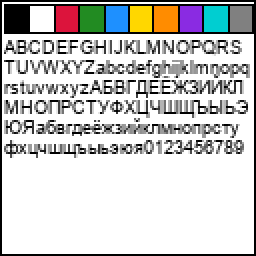
#> input picture IMAGE EXAMPLES/example_128x128.png, 128 x 128 px (shown 2 times larger)
$ python lib.py '../IMAGE EXAMPLES/example_128x128.png'
#> lines starting #> are read from the running program, lines starting #| are printed output that depends on the picture
#!/usr/bin/env python3
# mindustry_img2mlog LIB
# by Candy & ChatGPT (lol)
# pip install pillow
#
# Пример:
#   python mindustry_img2mlog.py input.png --preset small-inner --upscale 2 --resample lanczos --colors 48 --out out --display display1
#   python mindustry_img2mlog.py input.png --preset large      --upscale 4 --resample bicubic --colors 64 --out out --display display1
#   + с wait:
#   python mindustry_img2mlog.py input.png --wait 0.1 --wait-every 10

from __future__ import annotations

import argparse
import os
from dataclasses import dataclass
from typing import Dict, List, Optional, Tuple
import io
from PIL import Image

RGBA = Tuple[int, int, int, int]

@dataclass(frozen=True)
class Rect:
    x: int
    y: int
    w: int
    h: int
    color: RGBA


PRESETS = {
    "small-inner": (80, 80, 4),
    "small-full": (88, 88, 0),
    "large": (176, 176, 0),
}

RESAMPLE_MAP = {
    "nearest": Image.Resampling.NEAREST,
    "bilinear": Image.Resampling.BILINEAR,
    "bicubic": Image.Resampling.BICUBIC,
    "lanczos": Image.Resampling.LANCZOS,
}


def parse_rgb(s: str) -> Tuple[int, int, int]:
    parts = s.split(",")
    if len(parts) != 3:
        raise argparse.ArgumentTypeError("RGB должен быть в формате r,g,b")
    r, g, b = (int(p.strip()) for p in parts)
    for v in (r, g, b):
        if not (0 <= v <= 255):
            raise argparse.ArgumentTypeError("RGB значения должны быть 0..255")
    return r, g, b


def blend_over_bg(rgba: RGBA, bg: Tuple[int, int, int]) -> RGBA:
    r, g, b, a = rgba
    if a >= 255:
        return (r, g, b, 255)
    if a <= 0:
        return (bg[0], bg[1], bg[2], 255)
    af = a / 255.0
    nr = int(round(r * af + bg[0] * (1 - af)))
    ng = int(round(g * af + bg[1] * (1 - af)))
    nb = int(round(b * af + bg[2] * (1 - af)))
    return (nr, ng, nb, 255)

def load_and_prepare(
    path: str,
    blocks_w: int,
    blocks_h: int,
    resample: Image.Resampling,
    colors: Optional[int],
    bg: Tuple[int, int, int],
    alpha_threshold: int,
) -> List[List[Optional[RGBA]]]:
    img = Image.open(path).convert("RGBA")
    img = img.resize((blocks_w, blocks_h), resample=resample)

    if colors is not None:
        pal = img.convert("P", palette=Image.Palette.ADAPTIVE, colors=colors)
        img = pal.convert("RGBA")

    px = img.load()
    grid: List[List[Optional[RGBA]]] = []
    for y in range(blocks_h):
        row: List[Optional[RGBA]] = []
        for x in range(blocks_w):
            rgba = px[x, y]
            if rgba[3] < alpha_threshold:
                row.append(None)
            else:
                row.append(blend_over_bg(rgba, bg))
        grid.append(row)
    return grid


def greedy_merge_rects(grid: List[List[Optional[RGBA]]]) -> List[Rect]:
    h = len(grid)
    w = len(grid[0]) if h else 0
    used = [[False] * w for _ in range(h)]
    rects: List[Rect] = []

    for y in range(h):
        for x in range(w):
            if used[y][x]:
                continue
            c = grid[y][x]
            if c is None:
                used[y][x] = True
                continue

            rw = 1
            while x + rw < w and (not used[y][x + rw]) and grid[y][x + rw] == c:
                rw += 1

            rh = 1
            while y + rh < h:
                ok = True
                for xx in range(x, x + rw):
                    if used[y + rh][xx] or grid[y + rh][xx] != c:
                        ok = False
                        break
                if not ok:
                    break
                rh += 1

            for yy in range(y, y + rh):
                for xx in range(x, x + rw):
                    used[yy][xx] = True

            rects.append(Rect(x=x, y=y, w=rw, h=rh, color=c))

    return rects


def rect_to_draw_commands(
    rect: Rect,
    blocks_h: int,
    upscale: int,
    margin: int,
) -> Tuple[int, int, int, int]:
    x_px = margin + rect.x * upscale
    y_px = margin + (blocks_h - (rect.y + rect.h)) * upscale
    w_px = rect.w * upscale
    h_px = rect.h * upscale
    return x_px, y_px, w_px, h_px


def emit_programs(
    rects: List[Rect],
    target_w: int,
    target_h: int,
    margin: int,
    upscale: int,
    bg: Tuple[int, int, int],
    display_name: str,
    max_lines: int,
    drawbuf_limit: int,
    include_stop: bool,
    wait_time: Optional[float] = None,
    wait_every: int = 10,
) -> List[str]:
    by_color: Dict[RGBA, List[Rect]] = {}
    for r in rects:
        by_color.setdefault(r.color, []).append(r)

    colors_sorted = sorted(by_color.keys())

    programs: List[List[str]] = []
    cur_lines: List[str] = []
    is_first_program = False

    draw_ops_in_buf = 0
    current_color: Optional[RGBA] = None

    lines_since_wait = 0

    def fmt_wait(t: float) -> str:
        s = f"{t:.6f}".rstrip("0").rstrip(".")
        return s if s else "0"

    def start_new_program():
        nonlocal cur_lines, is_first_program, draw_ops_in_buf, current_color, lines_since_wait
        cur_lines = []
        cur_lines.append(f"jump 2 notEqual display1 null")
        cur_lines.append(f"end")
        draw_ops_in_buf = 0
        current_color = None
        lines_since_wait = 0

        if is_first_program:
            r, g, b = bg
            cur_lines.append(f"draw clear {r} {g} {b} 0 0 0")
            draw_ops_in_buf += 1

    def finalize_program():
        nonlocal cur_lines, draw_ops_in_buf, current_color, is_first_program
        cur_lines.append(f"drawflush {display_name}")
        draw_ops_in_buf = 0
        current_color = None

        if include_stop:
            cur_lines.append("stop")
        else:
            cur_lines.append("end")

        programs.append(cur_lines)
        is_first_program = False

    def ensure_space(extra_needed: int):
        nonlocal cur_lines
        if len(cur_lines) + extra_needed + 2 > max_lines:
            finalize_program()
            start_new_program()

    def add_line(s: str, *, count_for_wait: bool = True):
        nonlocal lines_since_wait, cur_lines

        extra = 1
        will_add_wait = (
            wait_time is not None
            and wait_time > 0
            and wait_every > 0
            and count_for_wait
            and (lines_since_wait + 1) >= wait_every
        )
        if will_add_wait:
            extra += 1

        ensure_space(extra)
        cur_lines.append(s)

        if (
            wait_time is not None
            and wait_time > 0
            and wait_every > 0
            and count_for_wait
        ):
            lines_since_wait += 1
            if lines_since_wait >= wait_every:
                cur_lines.append(f"wait {fmt_wait(wait_time)}")
                lines_since_wait = 0

    def flush_if_needed():
        nonlocal draw_ops_in_buf, current_color
        if draw_ops_in_buf >= drawbuf_limit:
            add_line(f"drawflush {display_name}", count_for_wait=True)
            draw_ops_in_buf = 0
            current_color = None

    start_new_program()

    blocks_w = target_w // upscale
    blocks_h = target_h // upscale
    _ = blocks_w

    for color in colors_sorted:
        rect_list = by_color[color]

        ensure_space(2)

        flush_if_needed()

        if current_color != color:
            r, g, b, a = color
            add_line(f"draw color {r} {g} {b} {a} 0 0", count_for_wait=True)
            draw_ops_in_buf += 1
            current_color = color
            flush_if_needed()

        for rect in rect_list:
            ensure_space(2)

            flush_if_needed()
            if current_color != color:
                r, g, b, a = color      # Lib core generation.
                add_line(f"draw color {r} {g} {b} {a} 0 0", count_for_wait=True)
                draw_ops_in_buf += 1
                current_color = color
                flush_if_needed()

            x_px, y_px, w_px, h_px = rect_to_draw_commands(
                rect=rect,
                blocks_h=blocks_h,
                upscale=upscale,
                margin=margin,
            )
            add_line(f"draw rect {x_px} {y_px} {w_px} {h_px} 0 0", count_for_wait=True)
            draw_ops_in_buf += 1
            flush_if_needed()

    finalize_program()
    return ["\n".join(p) + "\n" for p in programs]


def main():
    ap = argparse.ArgumentParser()
    ap.add_argument("image", help="Путь к картинке")
    ap.add_argument("--preset", choices=sorted(PRESETS.keys()), default="small-inner")
    ap.add_argument("--upscale", type=int, default=2, help="Размер блока (N): rect будет N×N (или шире при склейке)")
    ap.add_argument("--resample", choices=sorted(RESAMPLE_MAP.keys()), default="lanczos")
    ap.add_argument("--colors", type=int, default=None, help="Квантование до N цветов (например 32..96). Сильно экономит команды.")
    ap.add_argument("--bg", type=parse_rgb, default=(0, 0, 0), help="Фон для clear и для смешивания альфы: r,g,b")
    ap.add_argument("--alpha-threshold", type=int, default=1, help="Пиксели с alpha < threshold пропускать (0..255)")
    ap.add_argument("--display", default="display1", help="Имя линка дисплея в процессоре (обычно display1)")
    ap.add_argument("--max-lines", type=int, default=1000, help="Лимит строк-инструкций на программу (обычно 1000)")
    ap.add_argument("--drawbuf-limit", type=int, default=240, help="Сколько draw-операций держать между drawflush (<=256)")
    ap.add_argument("--out", default="out_mlog", help="Папка для результата")
    ap.add_argument("--use-end", action="store_true", help="Вместо stop поставить end (перерисовывать по кругу)")

    ap.add_argument("--wait", type=float, default=None, help="Вставлять 'wait T' после каждых N строк (T в секундах). Например 0.1")
    ap.add_argument("--wait-every", type=int, default=10, help="N: через сколько строк вставлять wait (по умолчанию 10)")

    args = ap.parse_args()

    target_w, target_h, margin = PRESETS[args.preset]

    if target_w % args.upscale != 0 or target_h % args.upscale != 0:
        raise SystemExit("upscale должен делить размеры цели без остатка (например 80 при upscale=2/4/5 и т.п.)")

    blocks_w = target_w // args.upscale
    blocks_h = target_h // args.upscale

    resample = RESAMPLE_MAP[args.resample]

    grid = load_and_prepare(
        path=args.image,
        blocks_w=blocks_w,
        blocks_h=blocks_h,
        resample=resample,
        colors=args.colors,
        bg=args.bg,
        alpha_threshold=args.alpha_threshold,
    )
#> in load_and_prepare, `img = img.resize((blocks_w, blocks_h), resample=resample)`:
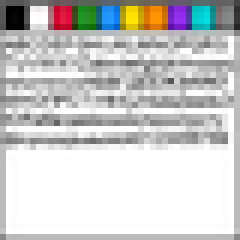
#> img: PIL image 40x40 RGBA (shown 6 times larger); mean R, G, B, A 203.4, 203.4, 202.2, 255
#> after the loop in load_and_prepare, `for y in range(blocks_h):`: grid = 40 items
#> grid = 40 items

    rects = greedy_merge_rects(grid)
#> in greedy_merge_rects, `h = len(grid)`: h = 40
#> in greedy_merge_rects, `used = [[False] * w for _ in range(h)]`: used = 40 items
#> after the loop in greedy_merge_rects, `for y in range(h):`: rects = 991 items
#> rects = 991 items

    programs = emit_programs(
        rects=rects,
        target_w=target_w,
        target_h=target_h,
        margin=margin,
        upscale=args.upscale,
        bg=args.bg,
        display_name=args.display,
        max_lines=args.max_lines,
        drawbuf_limit=args.drawbuf_limit,
        include_stop=(not args.use_end),
        wait_time=args.wait,
        wait_every=args.wait_every,
    )
#> after the loop in emit_programs, `for r in rects:`: by_color = 391 items
#> in emit_programs, `colors_sorted = sorted(by_color.keys())`: colors_sorted = 391 items, first 6: (0, 0, 0, 255), (0, 98, 207, 255), (0, 117, 119, 255), (0, 174, 181, 255), (0, 175, 166, 255), (0, 188, 191, 255)
#> the loop in emit_programs, `for color in colors_sorted:` made 391 passes
#> color on pass 45: (34, 152, 255, 255)

    os.makedirs(args.out, exist_ok=True)
    for i, text in enumerate(programs, start=1):
        fname = os.path.join(args.out, f"prog_{i:02d}.mlog")
        with open(fname, "w", encoding="utf-8") as f:
            f.write(text)
#> this loop made 2 passes
#> i on passes 1 to 2: 1, 2

    print(f"Готово: {len(programs)} файл(а) в папке: {args.out}")
#| Готово: 2 файл(а) в папке: out_mlog
    for i in range(1, len(programs) + 1):
        print(f"  - prog_{i:02d}.mlog")
#> this loop made 2 passes
#|   - prog_01.mlog
#|   - prog_02.mlog


if __name__ == "__main__":
    main()

$ run again, on IMAGE EXAMPLES/example_512x512.png
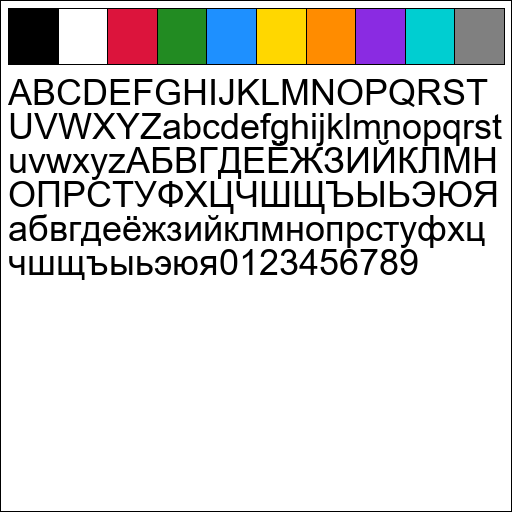
#> input picture IMAGE EXAMPLES/example_512x512.png, 512 x 512 px
#> in load_and_prepare, `img = img.resize((blocks_w, blocks_h), resample=resample)`:
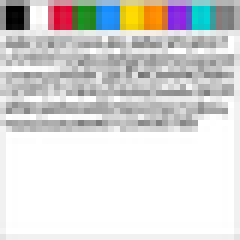
#> img: PIL image 40x40 RGBA (shown 6 times larger); mean R, G, B, A 215.5, 215.1, 214, 255
#> after the loop in load_and_prepare, `for y in range(blocks_h):`: grid = 40 items
#> h = 40
#> used = 40 items
#> after the loop in greedy_merge_rects, `for y in range(h):`: rects = 881 items
#> after the loop in emit_programs, `for r in rects:`: by_color = 368 items
#> colors_sorted = 368 items, first 6: (0, 0, 0, 255), (0, 201, 207, 255), (0, 210, 213, 255), (0, 211, 203, 255), (0, 214, 217, 255), (0, 215, 207, 255)
#> the loop in emit_programs, `for color in colors_sorted:` made 368 passes
#> the loop in main, `for i, text in enumerate(programs, start=1):` made 2 passes
#> i on passes 1 to 2: 1, 2
#| Готово: 2 файл(а) в папке: out_mlog
#> the loop in main, `for i in range(1, len(programs) + 1):` made 2 passes
#|   - prog_01.mlog
#|   - prog_02.mlog

$ run again, on IMAGE EXAMPLES/example_80x80.png
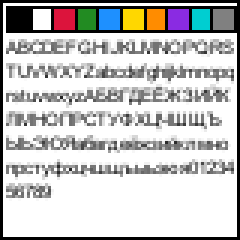
#> input picture IMAGE EXAMPLES/example_80x80.png, 80 x 80 px (shown 3 times larger)
#> in load_and_prepare, `img = img.resize((blocks_w, blocks_h), resample=resample)`:
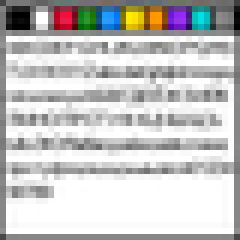
#> img: PIL image 40x40 RGBA (shown 6 times larger); mean R, G, B, A 198.1, 197.7, 197.1, 255
#> after the loop in load_and_prepare, `for y in range(blocks_h):`: grid = 40 items
#> h = 40
#> used = 40 items
#> after the loop in greedy_merge_rects, `for y in range(h):`: rects = 1163 items
#> after the loop in emit_programs, `for r in rects:`: by_color = 369 items
#> colors_sorted = 369 items, first 6: (0, 0, 0, 255), (0, 54, 101, 255), (0, 91, 207, 255), (0, 101, 4, 255), (0, 120, 252, 255), (0, 153, 156, 255)
#> the loop in emit_programs, `for color in colors_sorted:` made 369 passes
#> the loop in main, `for i, text in enumerate(programs, start=1):` made 2 passes
#> i on passes 1 to 2: 1, 2
#| Готово: 2 файл(а) в папке: out_mlog
#> the loop in main, `for i in range(1, len(programs) + 1):` made 2 passes
#|   - prog_01.mlog
#|   - prog_02.mlog
